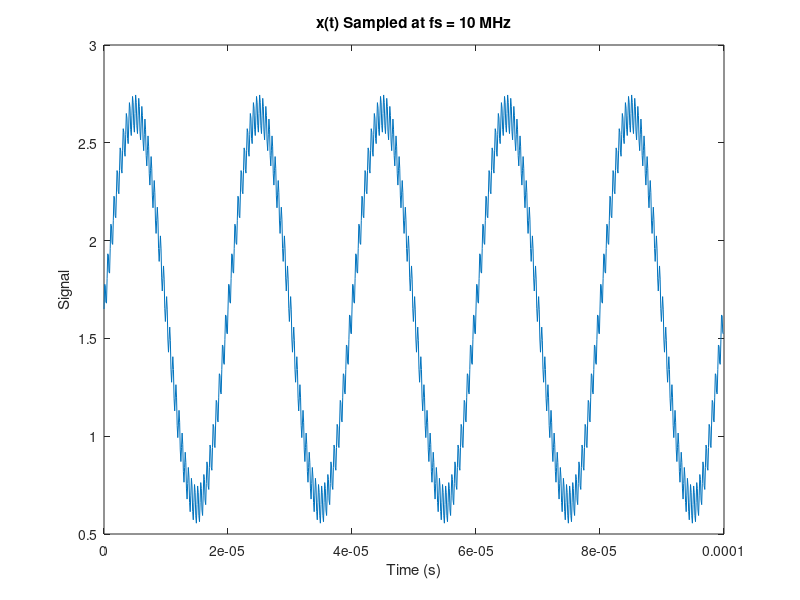
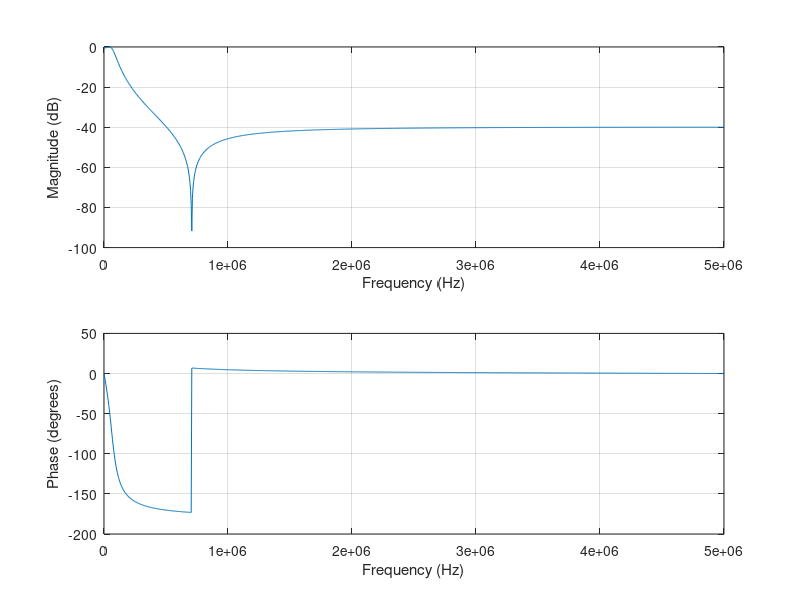
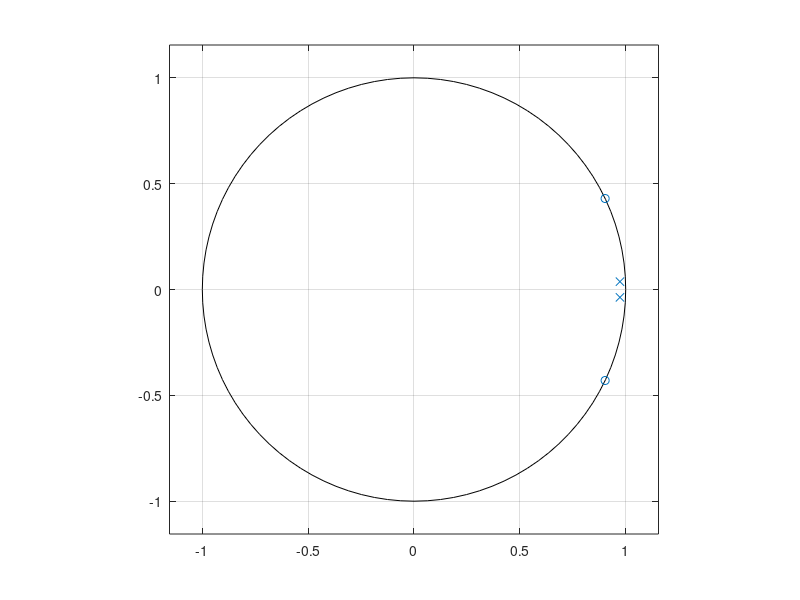
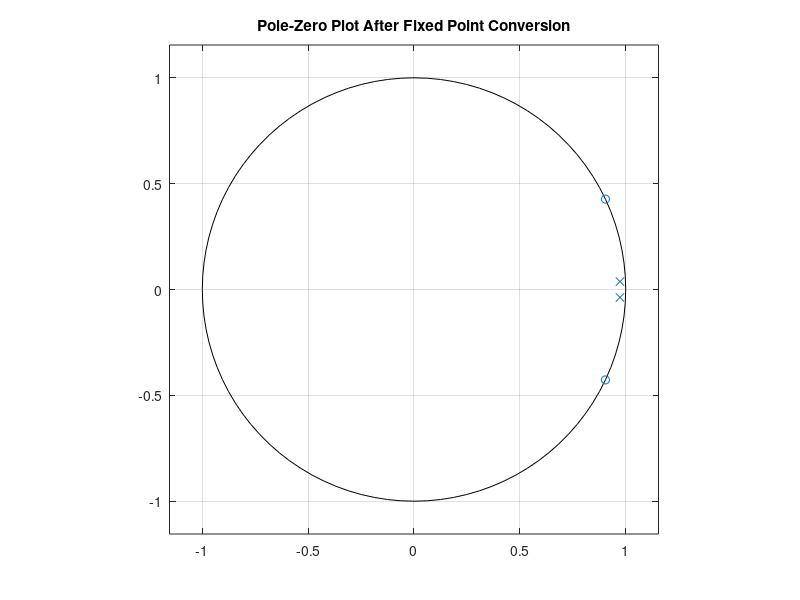

Write MATLAB code to recreate these figures, in order.
close all
clear
clc

%% Generate test stimulus samples
% generate 1000 samples coming from a 16-bit unipolar (positive) ADC with a
% sampling frequency of 10 MHz

fs = 10e+06; % sampling frequency is clock frequency 
Ts = 1/fs;   
n = 0:999;   % 1000 samples
t = n*Ts;
x = 1.65 + 1*sin(2*pi*50000*t) + 0.1*sin(2*pi*2000000*t);  

figure('Color',[1 1 1]);
h = plot(t,x);
title('x(t) Sampled at fs = 10 MHz');
ylabel('Signal');
xlabel('Time (s)');

Vref = 3.3;                      % simulated ADC reference voltage
bits = 16;                       % precision of ADC
xq = (x./Vref)*((2^(bits-1))-1); % quantize
xq_int = cast(xq,"int16");       % cast to integer data type

fid = fopen('simple_IIR_biquad_test_stimulus.txt','w');
fprintf(fid,"%d\n",xq_int);
fclose(fid);

%% generate filter coefficents
% LP elliptical filter cutoff @ 60 kHz 
% should elimate 200 kHz noise and pass 50 kHz component

fc = 60e+3;
Wc = fc/(fs/2);
[B,A] = ellip(2,0.5,40,Wc);

figure('Color',[1 1 1]);
freqz(B,A,2^10,fs);
figure('Color',[1 1 1]);
zplane(B,A);

%% Show the SOS matrix and gain

[sos,g] = tf2sos(B,A)

%% multiply coefficients to get fixed point
% 16-bit signed multiplier width, need one bit for sign, one bit for the
% "ones" place, which leaves 14 bits for the fractional part. 

scale_factor = 14;

Afixed = fix(A*(2^scale_factor))
Bfixed = fix(B*(2^scale_factor))

%% check stability of fixed point coefficients

figure('Color',[1 1 1]);
zplane(Bfixed, Afixed);
hold on;
title("Pole-Zero Plot After Fixed Point Conversion");
